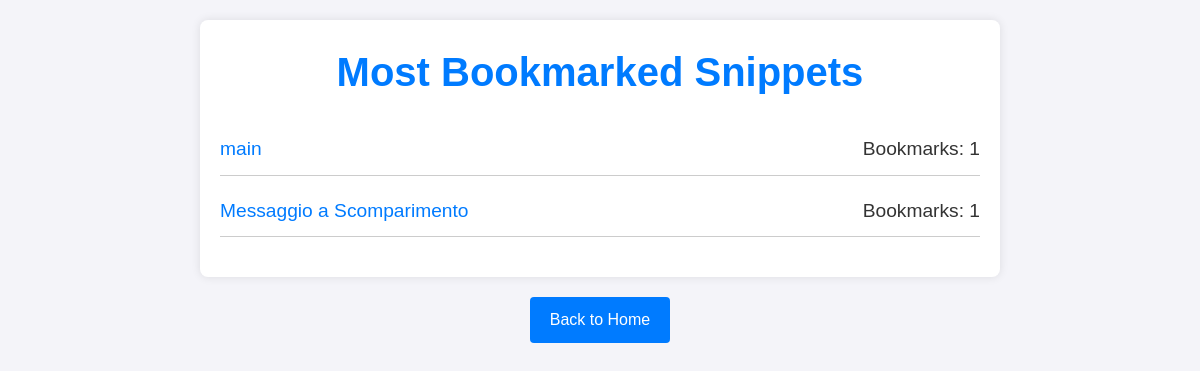
Before: /bookmarks/most-bookmarked/ with the older database file.
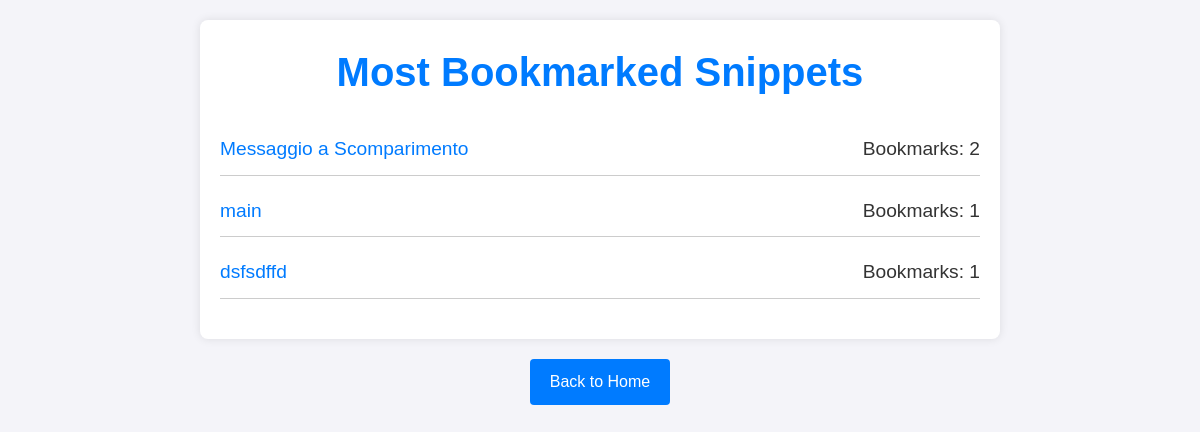
After: the same page with the newer database file.
### snippets/models.py (models this page shows, shortened)
class Snippet(models.Model):
    title = models.CharField(max_length=255)
    language = models.ForeignKey(Language, related_name='snippets', on_delete=models.CASCADE)
    author = models.ForeignKey(User, related_name='snippets', on_delete=models.CASCADE)
    description = models.TextField()
    description_html = models.TextField(editable=False)
    code = models.TextField()
    highlighted_code = models.TextField(editable=False)
    pub_date = models.DateTimeField(default=timezone.now, editable=False)
    update_date = models.DateTimeField(default=timezone.now, editable=False)
    tags = models.CharField(max_length=255, default='')
    class Meta:
        ordering = ['-pub_date']

### bookmarks/views.py (the view)
# urls.py: path('most-bookmarked/', MostBookmarkedView.as_view(), name='most_bookmarked'),
class MostBookmarkedView(ListView):
    model = Snippet
    template_name = 'bookmarks/templates/bookmark/most_bookmarked.html'
    context_object_name = 'most_bookmarked_list'
    paginate_by = 10
    def get_queryset(self):
        queryset = Snippet.objects.annotate(bookmark_count=Count('bookmarks')).order_by('-bookmark_count')
        return queryset[:3]
    def get_context_data(self, **kwargs):
        context = super().get_context_data(**kwargs)
        return context

### bookmarks/templates/bookmark/most_bookmarked.html (shortened to what this page needs)
{% load static %}
<!DOCTYPE html>
<html lang="en">
<head>
    <link rel="stylesheet" href="{% static 'css/listed.css' %}">
</head>
<body>
<div class="container">
    <header>
        <h1>Most Bookmarked Snippets</h1>
    </header>
    <main>
        <ul>
            {% for snippet in most_bookmarked_list %}
                {% if snippet.bookmark_count > 0 %}
                    <li>
                        <span>
                            <a href="{% url 'snippet_detail' snippet.pk %}">{{ snippet.title }}</a>
                        </span>
                        <span>Bookmarks: {{ snippet.bookmark_count }}</span>
                    </li>
                {% endif %}
            {% empty %}
                <p>No snippets found.</p>
            {% endfor %}
        </ul>
    </main>
</div>
<footer>
    <a href="{% url 'home' %}" class="btn">Back to Home</a>
</footer>
</body>
</html>

Changed rows visible on the page:
shown differently, row unchanged: Snippet "Messaggio a Scomparimento": bookmark_count "1" → "2"; moves up the list
added Snippet: title "dsfsdffd", bookmark_count "1"
